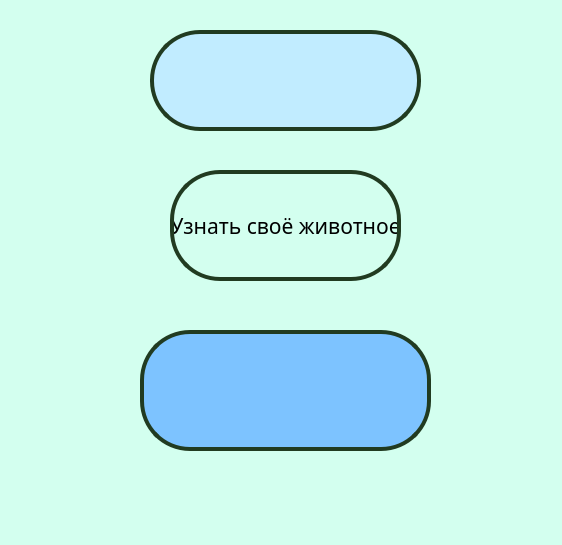
<?xml version="1.0" encoding="UTF-8"?>
<ui version="4.0">
 <class>MainWindow</class>
 <widget class="QMainWindow" name="MainWindow">
  <property name="geometry">
   <rect>
    <x>0</x>
    <y>0</y>
    <width>562</width>
    <height>545</height>
   </rect>
  </property>
  <property name="windowTitle">
   <string>MainWindow</string>
  </property>
  <property name="styleSheet">
   <string notr="true">background:rgb(211, 255, 239)</string>
  </property>
  <widget class="QWidget" name="centralwidget">
   <widget class="QLabel" name="label_cartin">
    <property name="geometry">
     <rect>
      <x>0</x>
      <y>0</y>
      <width>581</width>
      <height>521</height>
     </rect>
    </property>
    <property name="text">
     <string/>
    </property>
    <property name="pixmap">
     <pixmap>../14 лаб/dj.jpg</pixmap>
    </property>
   </widget>
   <widget class="QPushButton" name="Button">
    <property name="geometry">
     <rect>
      <x>170</x>
      <y>170</y>
      <width>231</width>
      <height>111</height>
     </rect>
    </property>
    <property name="font">
     <font>
      <family>Gabriola</family>
      <pointsize>16</pointsize>
     </font>
    </property>
    <property name="styleSheet">
     <string notr="true">background-color: none;
border: 4px solid rgb(33, 59, 33);
border-radius: 50</string>
    </property>
    <property name="text">
     <string>Узнать своё животное</string>
    </property>
   </widget>
   <widget class="QLabel" name="label">
    <property name="geometry">
     <rect>
      <x>140</x>
      <y>330</y>
      <width>291</width>
      <height>121</height>
     </rect>
    </property>
    <property name="font">
     <font>
      <family>Gabriola</family>
      <pointsize>16</pointsize>
     </font>
    </property>
    <property name="styleSheet">
     <string notr="true">background-color:rgb(125, 195, 255);
border: 4px solid rgb(33, 59, 33);
border-radius: 50
</string>
    </property>
    <property name="text">
     <string/>
    </property>
   </widget>
   <widget class="QLineEdit" name="line">
    <property name="geometry">
     <rect>
      <x>150</x>
      <y>30</y>
      <width>271</width>
      <height>101</height>
     </rect>
    </property>
    <property name="font">
     <font>
      <family>Gabriola</family>
      <pointsize>18</pointsize>
     </font>
    </property>
    <property name="styleSheet">
     <string notr="true">background:rgb(193, 236, 255);
border: 4px solid rgb(33, 59, 33);
border-radius: 50</string>
    </property>
   </widget>
  </widget>
  <widget class="QMenuBar" name="menubar">
   <property name="geometry">
    <rect>
     <x>0</x>
     <y>0</y>
     <width>562</width>
     <height>26</height>
    </rect>
   </property>
  </widget>
  <widget class="QStatusBar" name="statusbar"/>
 </widget>
 <resources>
  <include location="../14 лаб/car_smal.qrc"/>
 </resources>
 <connections/>
</ui>
